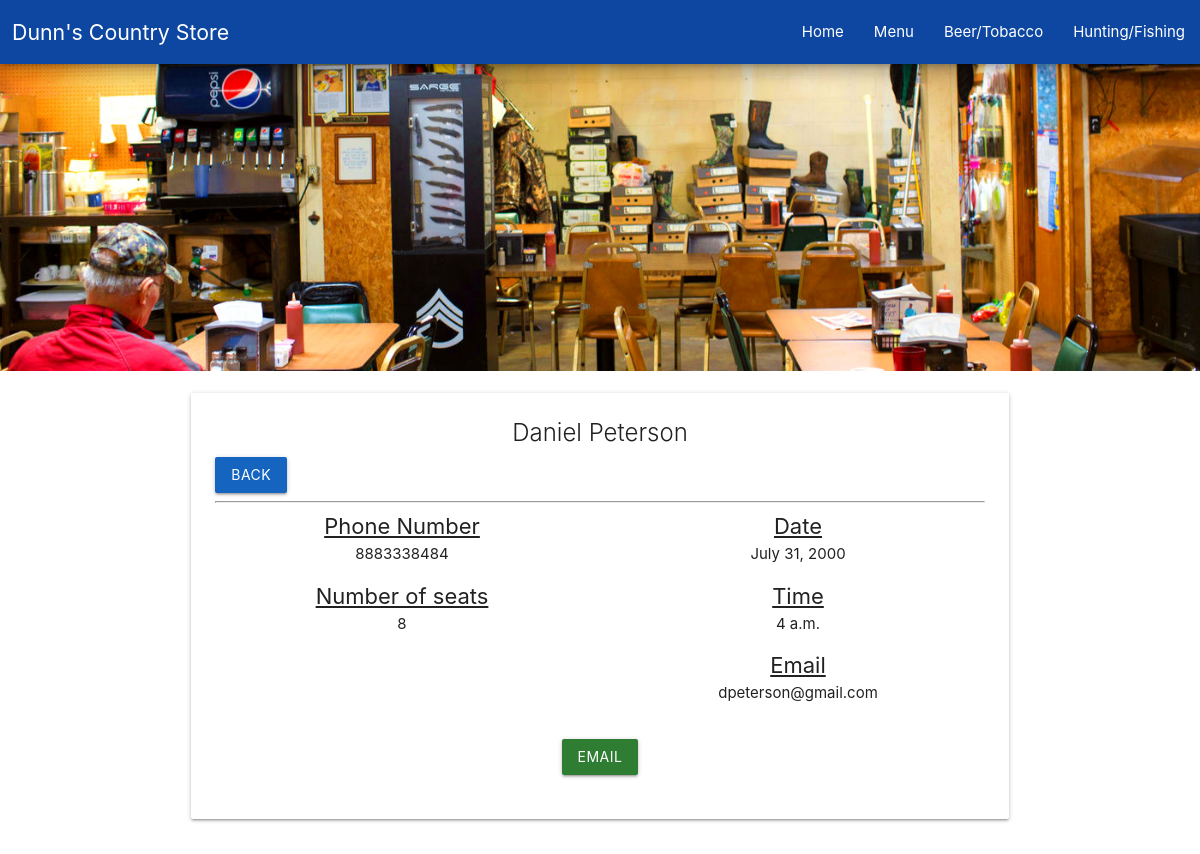
Before: /reserved-table/1 with the older database file.
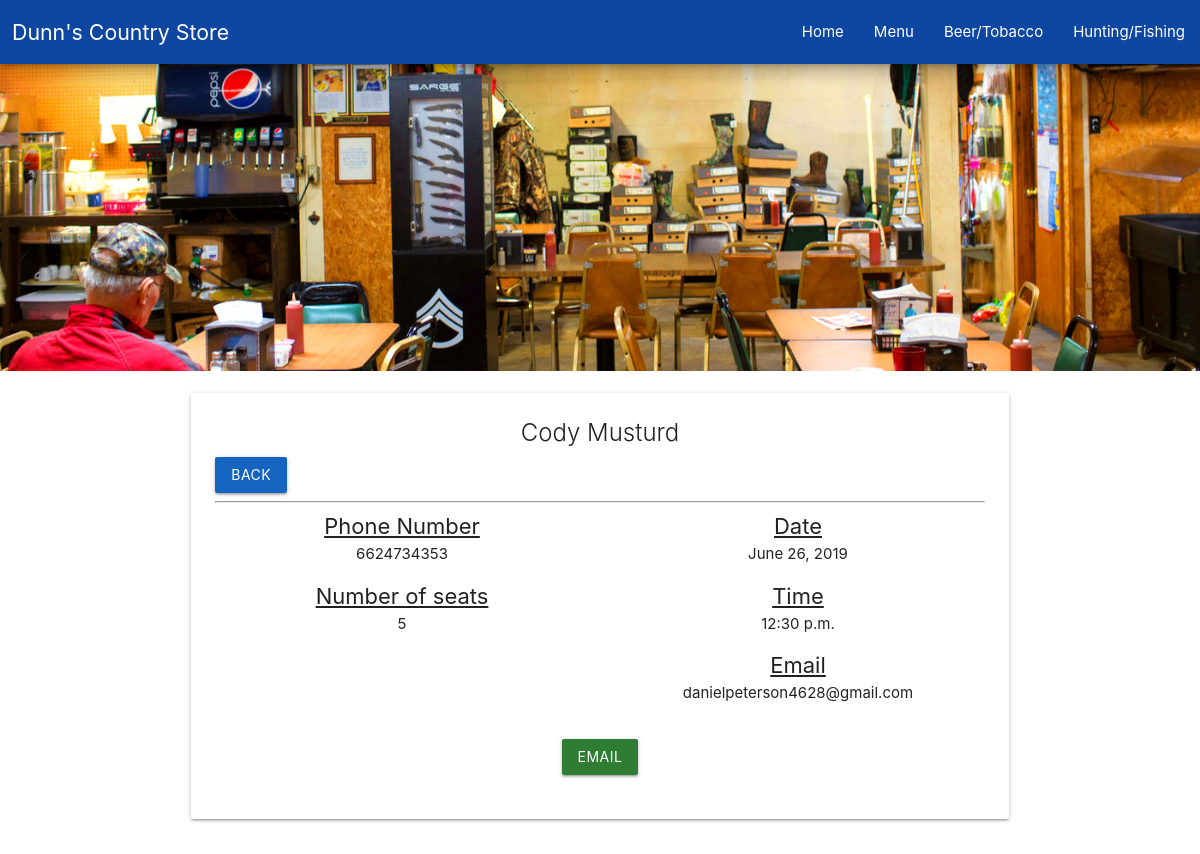
After: the same page with the newer database file.
### app/models.py (models this page shows, shortened)
class TableReservation(models.Model):
    f_name = models.TextField()
    l_name = models.TextField()
    phone_regex = RegexValidator(
        regex=
        r'^\s*(?:\+?(\d{1,3}))?[-. (]*(\d{3})[-. )]*(\d{3})[-. ]*(\d{4})(?: *x(\d+))?\s*$'
    )
    p_number = models.CharField(validators=[phone_regex], max_length=10)
    num_of_people = models.IntegerField()
    date = models.DateField()
    time = models.TimeField()
    email = models.EmailField()

### app/views.py (the view)
class ReservedTable(View):
    def get(self, request, id):
        return render(
            request, "reserved-table.html",
            {"reserved_table": models.TableReservation.objects.get(id=id)})

### app/templates/reserved-table.html (shortened to what this page needs)
{% extends 'base.html' %} {% block body %}
<div class="navbar-fixed">
    <nav class="z-depth-3">
        <div class="nav-wrapper blue darken-4">
            <span class="space-header">Dunn's Country Store</span>
            <ul class="right hide-on-med-and-down">
                <li><a href="{% url 'admin-home' %}">Home</a></li>
                <li><a href="{% url 'menu' %}">Menu</a></li>
                <li><a href="{% url 'beer-tobacco' %}">Beer/Tobacco</a></li>
                <li><a href="{% url 'hunting-fishing' %}">Hunting/Fishing</a></li>
            </ul>
        </div>
    </nav>
</div>
<div class="col s12 m8 l12">
    <img id="headerImg" class="responsive-img" src="/static/images/tables.jpg" alt="Dunn's Country Store">
</div>
<div class="container">
    <div class="row">
        <div class="col l12 s12">
            <div class="card">
                <div class="card-content">
                    <span class="card-title center-align"> {{ reserved_table.f_name }}
                        {{ reserved_table.l_name }}</span>
                    <div class="left-align">
                        <form action="{% url 'reserved' %}">
                            <button class="btn blue darken-3 waves-effect">Back</button>
                        </form>
                    </div>
                    <hr>
                    <div class="row">
                        <div class="col l6 s12">
                            <u>
                                <p class="header center-align">Phone Number</p>
                            </u>
                            <div class="second">
                                <p class="center-align">{{ reserved_table.p_number }}</p>
                            </div>
                            <u>
                                <p class="header center-align">Number of seats</p>
                            </u>
                            <p class="center-align">{{ reserved_table.num_of_people }}</p>
                        </div>
                        <div class="col l6 s12">
                            <u>
                                <p class="header center-align">Date</p>
                            </u>
                            <div class="second">
                                <p class="center-align">{{ reserved_table.date }}</p>
                            </div>
                            <u>
                                <p class="header center-align">Time</p>
                            </u>
                            <div class="second">
                                <p class="center-align">{{ reserved_table.time }}</p>
                            </div>
                            <u>
                                <p class="header center-align">Email</p>
                            </u>
                            <div class="second">
                                <p class="center-align">{{ reserved_table.email }}</p>
                            </div>
                        </div>
                    </div>
                    <div class="row">
                        <div class="center-align">
                            <a href="mailto:{{ reserved_table.email }}" target="_blank"><button
                                    class="btn green darken-3">Email</button></a>
                        </div>
                    </div>
                </div>
            </div>
        </div>
        {% endblock body %}

Changed rows visible on the page:
changed TableReservation: f_name "Daniel" → "Cody"; l_name "Peterson" → "Musturd"; p_number "8883338484" → "6624734353"; num_of_people "8" → "5"; date "July 31, 2000" → "June 26, 2019"; time "4 a.m." → "12:30 p.m."; email "dpeterson@gmail.com" → "danielpeterson4628@gmail.com"
